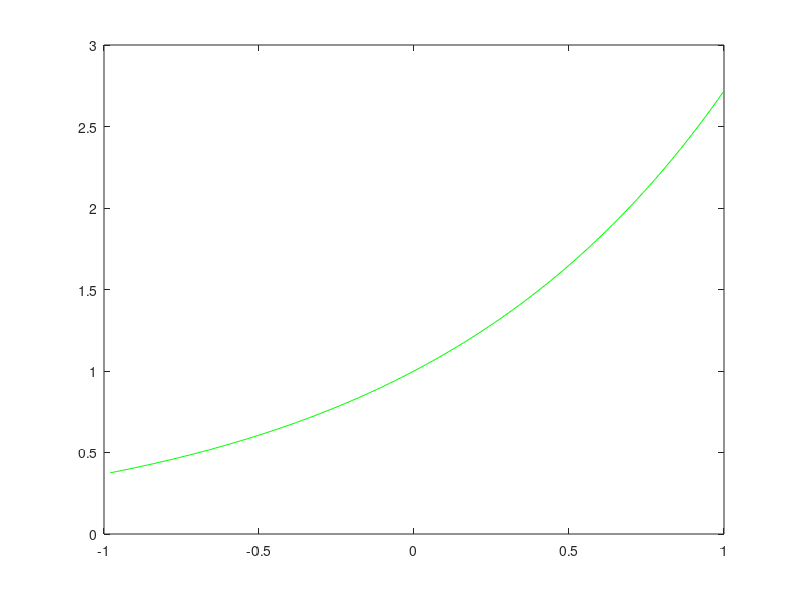

Reproduce this figure in MATLAB. (Note: this script raises an error after producing the figure.)
n = 2.^[1:1:7];

%UNTERSUCHUNG DER INTERPOLATION DER EXPONENTISLFUNKTION
for i = n

%PLOTPUNKTE FEINER WÄHLEN ALS STÜTZSTELLEN
  if i > 100
    m = 150;
  else
    m = 100;
  end

%STUETSTELLEN UND PLOTPUNKTE
  x_i = -1 + 2  .* [1:1:i] ./ i;
  delta = -1 + 2 .*[1:1:m]./m;


%PLOT
  fig = figure('visible', 'off');

  %EXAKT
  plot(delta, exp(delta), 'g-');
  hold on;

  %FUNKTIONSWERTE DER STUECKWEISEN INTERPOLATION
  y_piece = myPiecewiseInterpol(x_i, exp(x_i), delta);
  plot(delta, y_piece, 'r-')

  %PLOT MIT POLYNOMINTERPOLATION NUR FÜR N <= 16
  if i <= 16
    y_poly = newtonPoly(x_i, exp(x_i), delta);
    i
    %MAXIMALE FEHLER
    max_err_piece = max(abs( exp(delta) - y_piece ))
    max_err_poly  = max(abs( exp(delta) - y_poly ))
    plot(delta, y_poly, 'b-');
    legend ('Exakt','Stueckweise Interpolation', 'Polynominterpolation', 'location', 'northeastoutside');
  else
    i
    max_err_piece = max(abs( exp(delta) - y_piece ))
    legend ('Exakt','Stueckweise Interpolation', 'location', 'northeastoutside');
  end

  title(['Interpolation der Exponentialfunktion mit N = ' num2str(i)]);
  xlabel('x');
  ylabel('y');
  print(['plots/PA4-1-exp-N' num2str(i) '.pdf']);


end


n = 2.^[1:1:7];
%UNTERSUCHUNG DER INTERPOLATION DER RUNGEFUNKTION
for i = n

  fig = figure('visible', 'off');
  plot(delta, runge(delta), 'g-');
  hold on;

  y_piece = myPiecewiseInterpol(x_i, runge(x_i), delta);
  plot(delta, y_piece, 'r-')

  if i <= 16

    y_poly = newtonPoly(x_i, runge(x_i), delta);
    i
    max_err_piece = max(abs( runge(delta) - y_piece ))
    max_err_poly  = max(abs( runge(delta) - y_poly ))
    plot(delta, y_poly, 'b-');
    legend ('Exakt','Stueckweise Interpolation', 'Polynominterpolation', 'location', 'northeastoutside');
  else
    i
    print('runge')
    max_err_piece = max(abs( runge(delta) - y_piece ))
    legend ('Exakt','Stueckweise Interpolation', 'location', 'northeastoutside');
  end

  title(['Interpolation der Rungefunktion mit N = ' num2str(i)]);
  xlabel('x');
  ylabel('y');
  print(['plots/PA4-1-runge-N' num2str(i) '.pdf']);



end
